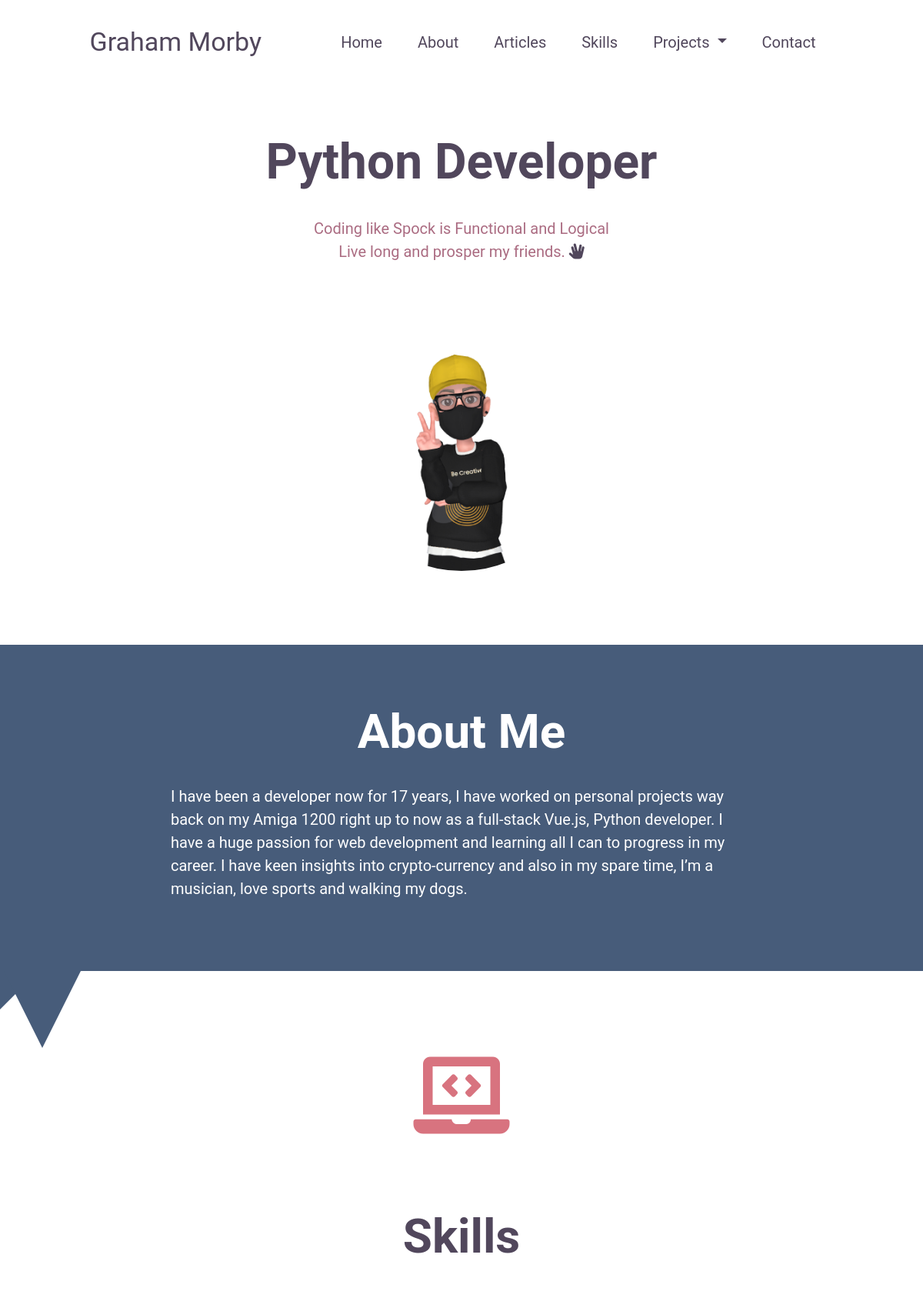
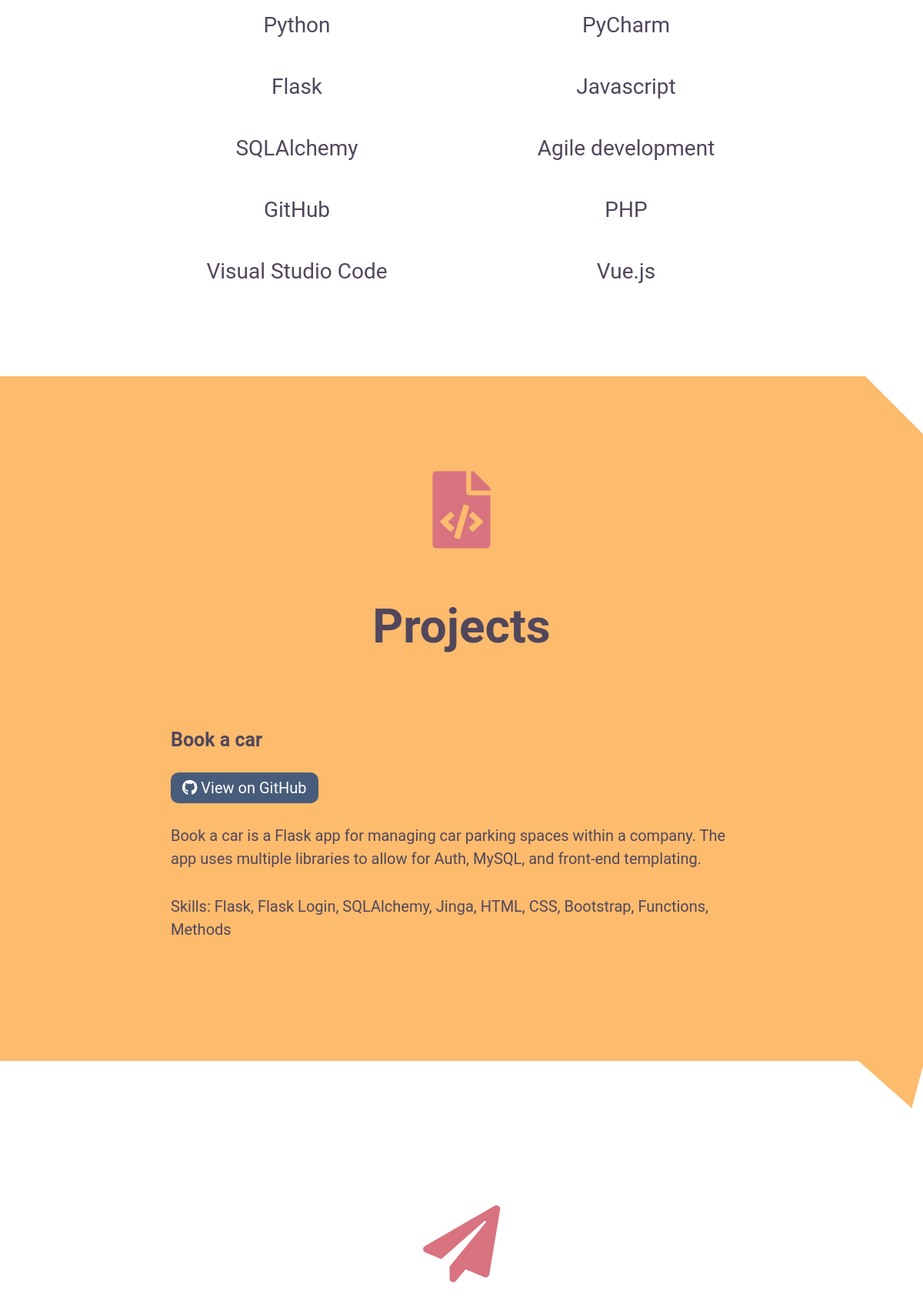
The page / (upper part) on the database its author committed (2 pictures, top to bottom).
### models.py (models this page shows, shortened)
class Project(db.Model):
    id = db.Column(db.Integer, primary_key=True)
    created = db.Column('Created', db.DATETIME, default=datetime.datetime.now)
    title = db.Column('Title', db.String)
    description = db.Column('Description', db.TEXT)
    link = db.Column('Link', db.String)
    completed = db.Column('Completed', db.DATETIME)
    skills = db.Column('Skills', db.String)

### app.py (the view)
@app.route('/')
def index():
    projects = Project.query.all()
    return render_template('index.html', projects=projects, isIndex=True)

### templates/index.html (shortened to what this page needs)
{% extends 'layout.html' %}
{% block header %}
<section class="header">
    <h1>Python Developer</h1>
    <p>Coding like Spock is Functional and Logical<br> Live long and prosper my friends. <i class="fas fa-hand-spock"></i></p>
    <img src="/static/img/hands.png" alt="Headshot of myself">
</section>
{% endblock %}
{% block content %}
<section id="about">
    <h2>About Me</h2>
    <p>
        I have been a developer now for 17 years, I have worked on personal projects way back on my Amiga 1200
        right up to now as a full-stack Vue.js, Python developer. I have a huge passion for web development and
        learning all I can to progress in my career. I have keen insights into crypto-currency
        and also in my spare time, I’m a musician, love sports and walking my dogs.
    </p>
    <div id="triangle1"></div>
    <div id="triangle2"></div>
</section>
<section id="skills">
    <i class="fas fa-laptop-code"></i>
    <h2>Skills</h2>
    <ul>
        <li>Python</li>
        <li>Flask</li>
        <li>SQLAlchemy</li>
        <li>GitHub</li>
        <li>Visual Studio Code</li>
        <li>PyCharm</li>
        <li>Javascript</li>
        <li>Agile development</li>
        <li>PHP</li>
        <li>Vue.js</li>
    </ul>
</section>
<section id="projects">
    <div id="triangle3"></div>
    <i class="fas fa-file-code"></i>
    <h2>Projects</h2>
    <div id="project-list">
        {% for project in projects %}
        <div id="project1" class="a-project">
            <h3>{{project.title}}</h3>
            <a href="{{project.link}}" class="github-btn" target="_blank">
                <i class="fab fa-github"></i>
                View on GitHub
            </a>
            <p>
                {{ project.description }}
            </p>
            <p>
                Skills: {{project.skills}}
            </p>
        </div>
        {% endfor %}
    </div>
    <div id="triangle4"></div>
</section>
<section id="contact">
    <i class="fas fa-paper-plane"></i>
</section>
{% endblock %}

### static/css/styles.css (style rules this page uses)
:root { --primary-text: #51475c; --secondary-text: #ab6c82; --primary: #475c7a; --secondary: #fcbb6d; --accent: #d8737f; --white: #fff; }
* { font-family: 'Roboto', Arial, Helvetica, sans-serif; color: var(--primary-text); }
p, li, a { font-size: 20px; }
h2 { font-size: 30px; font-weight: bold; }
h3 { font-size: 25px; font-weight: bold; }
body { overflow-x: hidden; }
.header { margin-left: 5%; margin-right: 5%; margin-top: 5rem; text-align: center; }
.header h1 { font-size: 32px; font-weight: bold; }
.header p { font-size: 20px; color: var(--secondary-text); }
.header img { height: 180px; width: 180px; border-radius: 100%; object-fit: cover; margin-bottom: 6rem; margin-top: 4rem; }
#about { text-align: center; background-color: var(--primary); padding: 5%; position: relative; }
#triangle1 { display: inline-block; width: 0; height: 0; border-left: 50px solid var(--primary); border-bottom: 50px solid transparent; position: absolute; bottom: -50px; left: 0; }
#triangle2 { display: inline-block; width: 0; height: 0; border-left: 50px solid transparent; border-right: 50px solid transparent; border-top: 100px solid var(--primary); position: absolute; bottom: -100px; left: 5px; }
#about h2, #about p { color: var(--white); margin: auto; }
#about h2 { margin-top: 1rem; margin-bottom: 2rem; }
#about p { text-align: left; margin-bottom: 2rem; }
#skills { margin-top: 7rem; text-align: center; }
#skills .fas { color: var(--accent); font-size: 34px; margin-bottom: 2rem; }
#skills h2 { margin-bottom: 3rem; }
#skills ul { padding: 0%; margin-bottom: 6rem; }
#skills li { list-style-type: none; line-height: 50px; }
#projects { background-color: var(--secondary); position: relative; text-align: center; padding: 5%; }
#triangle3 { position: absolute; width: 0; height: 0; border-top: 75px solid var(--white); border-left: 75px solid transparent; right: 0; top: 0; }
#projects .fas { font-size: 34px; margin-bottom: 2rem; margin-top: 4rem; color: var(--accent); }
#projects .a-project { text-align: left; margin-left: 5%; margin-right: 5%; }
#projects .a-project h3 { margin-bottom: 2rem; margin-top: 3rem; }
.github-btn { border-radius: 10px; background-color: var(--primary); padding: 8px 15px; color: var(--white); text-decoration: none; }
.github-btn i { color: var(--white); }
#projects .a-project p { margin-top: 2rem; }
#projects #triangle4 { width: 0; height: 0; border-top: 50px solid transparent; border-right: 100px solid var(--secondary); border-bottom: 50px solid transparent; position: absolute; bottom: -50px; right: 0; transform: rotate(15deg); overflow: hidden; }
#contact { margin-left: 5%; margin-right: 5%; text-align: center; margin-bottom: 6rem; }
#contact .fa-paper-plane { font-size: 34px; margin-bottom: 2rem; margin-top: 4rem; color: var(--accent); }
@media (min-width: 992px) { h2 { font-size: 62px; } }
@media (min-width: 992px) { .header h1 { font-size: 64px; margin-bottom: 2rem; } }
@media (min-width: 992px) { .header img { height: 320px; width: 320px; } }
@media (min-width: 992px) { #about, #projects, #contact, #about-page { padding: 5% 15%; } }
@media (min-width: 992px) { #about p { padding-left: 5%; padding-right: 5%; } }
@media (min-width: 992px) { #skills .fas, #projects .fa-file-code, #contact .fa-paper-plane { font-size: 100px; margin-bottom: 4rem; } }
@media (min-width: 992px) { #skills .fas { margin-bottom: 6rem; } }
@media (min-width: 992px) { #skills ul { -webkit-column-count: 2; -moz-column-count: 2; column-count: 2; margin-left: 15%; margin-right: 15%; } }
@media (min-width: 992px) { #contact { margin-top: 4rem; margin-bottom: 6rem; } }
@media (min-width: 1200px) { #skills li { font-size: 28px; line-height: 80px; } }
@media (min-width: 1200px) { #projects h2 { margin-bottom: 6rem; } }
@media (min-width: 1200px) { #projects .a-project { margin-bottom: 6rem; } }

### rows shown on the page
Project: title "Book a car", description "Book a car is a Flask app for managing car parking spaces within a company. The app uses multiple libraries to allow for Auth, MySQL, and front-end templating.", skills "Flask, Flask Login, SQLAlchemy, Jinga, HTML, CSS, Bootstrap, Functions, Methods"
